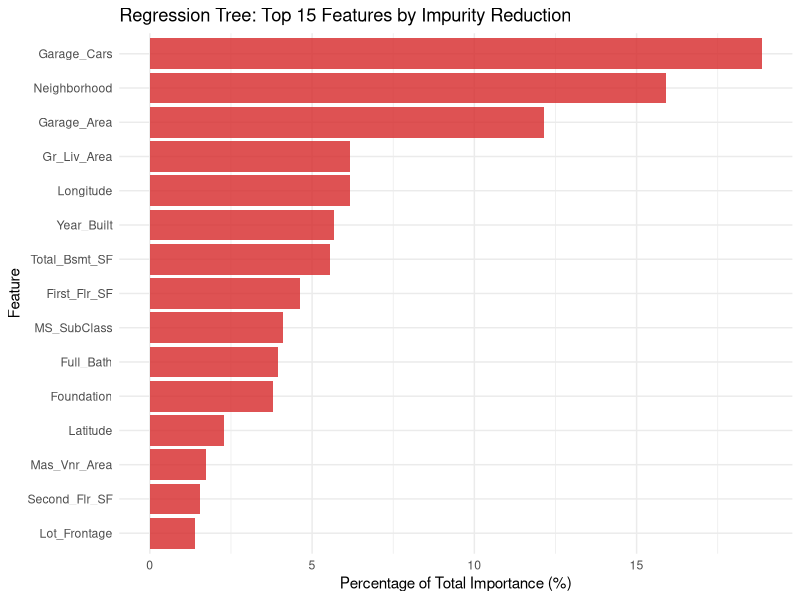

The R script that drew this image:
library(rpart)
library(ggplot2)
library(dplyr)
library(modeldata)

set.seed(42)

# Load Ames housing data
data(ames, package = "modeldata")

# Identify predictors
predictor_cols <- setdiff(names(ames), "Sale_Price")

# Fit a single regression tree with default settings
tree_default <- rpart(Sale_Price ~ ., 
                      data = ames[, c(predictor_cols, "Sale_Price")])

# Extract variable importance (impurity reduction)
importance_default <- tree_default$variable.importance

# Convert to data frame and sort by importance
importance_df <- data.frame(
  Feature = names(importance_default),
  Importance = importance_default
) %>% arrange(desc(Importance))

# Convert importance to percentage of total
total_imp <- sum(importance_df$Importance)
importance_df <- importance_df %>%
  mutate(Percentage_of_Total = (Importance / total_imp) * 100)

# Create top 15 features
tree_top15 <- importance_df %>% head(15)

# Print all features with importance > 0
print(importance_df)

# Create bar plot showing percentage of total importance for top 15
p_tree <- ggplot(tree_top15, aes(x = reorder(Feature, Percentage_of_Total), y = Percentage_of_Total)) +
  geom_bar(stat = "identity", fill = "#d62728", alpha = 0.8) +
  coord_flip() +
  labs(title = "Regression Tree: Top 15 Features by Impurity Reduction", 
       x = "Feature", 
       y = "Percentage of Total Importance (%)") +
  theme_minimal()

# Display plot
print(p_tree)
